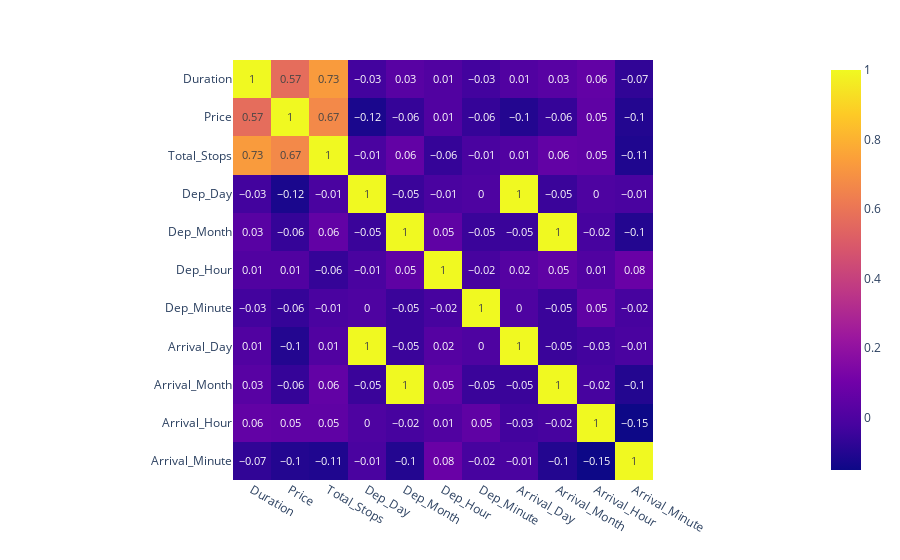

The code cell stored with this chart in its notebook:
### Markdown cell above
## Check Corr in data

### Code cell
px.imshow(df.corr().round(2),text_auto=True)

### Figure 1 — Plotly figure (JSON) as saved in the notebook; plotly's stock layout.template omitted (floating-point values rounded to 4 significant figures)
{"data": [{"coloraxis": "coloraxis", "hovertemplate": "x: %{x}<br>y: %{y}<br>color: %{z}<extra></extra>", "name": "0", "texttemplate": "%{z}", "type": "heatmap", "x": ["Duration", "Price", "Total_Stops", "Dep_Day", "Dep_Month", "Dep_Hour", "Dep_Minute", "Arrival_Day", "Arrival_Month", "Arrival_Hour", "Arrival_Minute"], "xaxis": "x", "y": ["Duration", "Price", "Total_Stops", "Dep_Day", "Dep_Month", "Dep_Hour", "Dep_Minute", "Arrival_Day", "Arrival_Month", "Arrival_Hour", "Arrival_Minute"], "yaxis": "y", "z": [[1, 0.57, 0.73, -0.03, 0.03, 0.01, -0.03, 0.01, 0.03, 0.06, -0.07], [0.57, 1, 0.67, -0.12, -0.06, 0.01, -0.06, -0.1, -0.06, 0.05, -0.1], [0.73, 0.67, 1, -0.01, 0.06, -0.06, -0.01, 0.01, 0.06, 0.05, -0.11], [-0.03, -0.12, -0.01, 1, -0.05, -0.01, 0, 1, -0.05, 0, -0.01], [0.03, -0.06, 0.06, -0.05, 1, 0.05, -0.05, -0.05, 1, -0.02, -0.1], [0.01, 0.01, -0.06, -0.01, 0.05, 1, -0.02, 0.02, 0.05, 0.01, 0.08], [-0.03, -0.06, -0.01, 0, -0.05, -0.02, 1, 0, -0.05, 0.05, -0.02], [0.01, -0.1, 0.01, 1, -0.05, 0.02, 0, 1, -0.05, -0.03, -0.01], [0.03, -0.06, 0.06, -0.05, 1, 0.05, -0.05, -0.05, 1, -0.02, -0.1], [0.06, 0.05, 0.05, 0, -0.02, 0.01, 0.05, -0.03, -0.02, 1, -0.15], [-0.07, -0.1, -0.11, -0.01, -0.1, 0.08, -0.02, -0.01, -0.1, -0.15, 1]]}], "layout": {"coloraxis": {"colorscale": [[0, "#0d0887"], [0.1111, "#46039f"], [0.2222, "#7201a8"], [0.3333, "#9c179e"], [0.4444, "#bd3786"], [0.5556, "#d8576b"], [0.6667, "#ed7953"], [0.7778, "#fb9f3a"], [0.8889, "#fdca26"], [1, "#f0f921"]]}, "margin": {"t": 60}, "xaxis": {"anchor": "y", "constrain": "domain", "domain": [0, 1], "scaleanchor": "y"}, "yaxis": {"anchor": "x", "autorange": "reversed", "constrain": "domain", "domain": [0, 1]}}}
